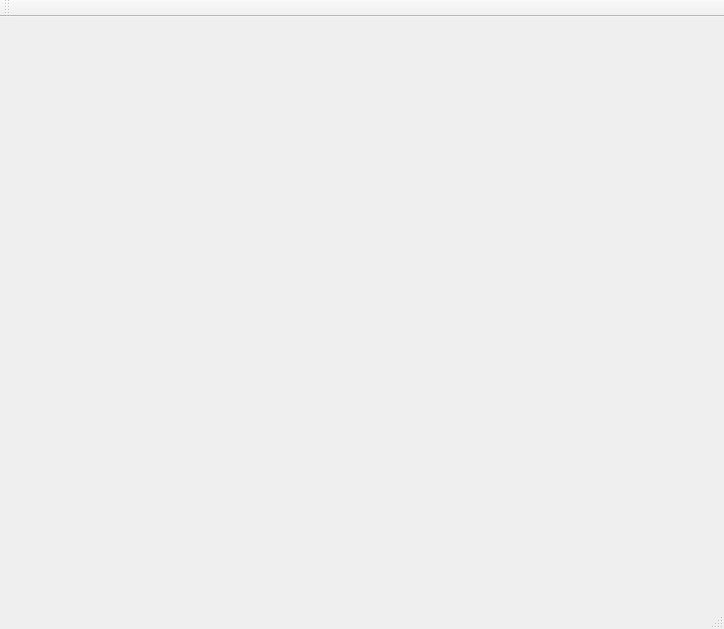
<?xml version="1.0" encoding="UTF-8"?>
<ui version="4.0">
 <class>MainWindow</class>
 <widget class="QMainWindow" name="MainWindow">
  <property name="geometry">
   <rect>
    <x>0</x>
    <y>0</y>
    <width>724</width>
    <height>629</height>
   </rect>
  </property>
  <property name="windowTitle">
   <string>Template View</string>
  </property>
  <widget class="QWidget" name="centralWidget">
   <layout class="QVBoxLayout" name="verticalLayout">
    <item>
     <widget class="QCustomPlot" name="lv_plot_" native="true">
      <property name="acceptDrops">
       <bool>false</bool>
      </property>
     </widget>
    </item>
    <item>
     <widget class="QCustomPlot" name="error_plot_" native="true">
      <property name="enabled">
       <bool>true</bool>
      </property>
      <property name="acceptDrops">
       <bool>false</bool>
      </property>
     </widget>
    </item>
    <item>
     <widget class="QCustomPlot" name="execution_time_plot_" native="true">
      <property name="enabled">
       <bool>true</bool>
      </property>
      <property name="acceptDrops">
       <bool>false</bool>
      </property>
     </widget>
    </item>
   </layout>
  </widget>
  <widget class="QToolBar" name="mainToolBar">
   <attribute name="toolBarArea">
    <enum>TopToolBarArea</enum>
   </attribute>
   <attribute name="toolBarBreak">
    <bool>false</bool>
   </attribute>
  </widget>
  <widget class="QStatusBar" name="statusBar"/>
 </widget>
 <layoutdefault spacing="6" margin="11"/>
 <customwidgets>
  <customwidget>
   <class>QCustomPlot</class>
   <extends>QWidget</extends>
   <header location="global">qcustomplot.h</header>
   <container>1</container>
  </customwidget>
 </customwidgets>
 <resources/>
 <connections/>
</ui>
